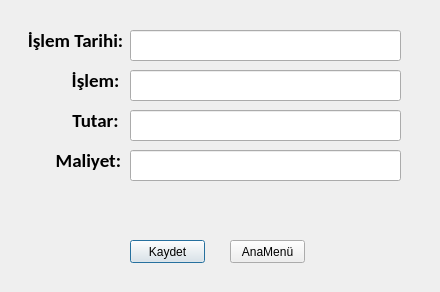
<?xml version="1.0" encoding="UTF-8"?>
<ui version="4.0">
 <class>teknik_servis</class>
 <widget class="QDialog" name="teknik_servis">
  <property name="geometry">
   <rect>
    <x>0</x>
    <y>0</y>
    <width>440</width>
    <height>292</height>
   </rect>
  </property>
  <property name="windowTitle">
   <string>Teknik Servis Formu</string>
  </property>
  <widget class="QLabel" name="label_7">
   <property name="geometry">
    <rect>
     <x>10</x>
     <y>20</y>
     <width>131</width>
     <height>41</height>
    </rect>
   </property>
   <property name="font">
    <font>
     <family>Calibri</family>
     <pointsize>14</pointsize>
     <weight>75</weight>
     <bold>true</bold>
    </font>
   </property>
   <property name="text">
    <string>İşlem Tarihi:</string>
   </property>
   <property name="alignment">
    <set>Qt::AlignCenter</set>
   </property>
  </widget>
  <widget class="QLabel" name="label_8">
   <property name="geometry">
    <rect>
     <x>30</x>
     <y>60</y>
     <width>131</width>
     <height>41</height>
    </rect>
   </property>
   <property name="font">
    <font>
     <family>Calibri</family>
     <pointsize>14</pointsize>
     <weight>75</weight>
     <bold>true</bold>
    </font>
   </property>
   <property name="text">
    <string>İşlem:</string>
   </property>
   <property name="alignment">
    <set>Qt::AlignCenter</set>
   </property>
  </widget>
  <widget class="QLabel" name="label_9">
   <property name="geometry">
    <rect>
     <x>30</x>
     <y>100</y>
     <width>131</width>
     <height>41</height>
    </rect>
   </property>
   <property name="font">
    <font>
     <family>Calibri</family>
     <pointsize>14</pointsize>
     <weight>75</weight>
     <bold>true</bold>
    </font>
   </property>
   <property name="text">
    <string>Tutar:</string>
   </property>
   <property name="alignment">
    <set>Qt::AlignCenter</set>
   </property>
  </widget>
  <widget class="QLabel" name="label_10">
   <property name="geometry">
    <rect>
     <x>-10</x>
     <y>140</y>
     <width>131</width>
     <height>41</height>
    </rect>
   </property>
   <property name="font">
    <font>
     <family>Calibri</family>
     <pointsize>14</pointsize>
     <weight>75</weight>
     <bold>true</bold>
    </font>
   </property>
   <property name="text">
    <string>Maliyet:</string>
   </property>
   <property name="alignment">
    <set>Qt::AlignRight|Qt::AlignTrailing|Qt::AlignVCenter</set>
   </property>
  </widget>
  <widget class="QLineEdit" name="txt_tarih">
   <property name="geometry">
    <rect>
     <x>130</x>
     <y>30</y>
     <width>271</width>
     <height>31</height>
    </rect>
   </property>
  </widget>
  <widget class="QLineEdit" name="txt_islem">
   <property name="geometry">
    <rect>
     <x>130</x>
     <y>70</y>
     <width>271</width>
     <height>31</height>
    </rect>
   </property>
  </widget>
  <widget class="QLineEdit" name="txt_tutar">
   <property name="geometry">
    <rect>
     <x>130</x>
     <y>110</y>
     <width>271</width>
     <height>31</height>
    </rect>
   </property>
  </widget>
  <widget class="QLineEdit" name="txt_maliyet">
   <property name="geometry">
    <rect>
     <x>130</x>
     <y>150</y>
     <width>271</width>
     <height>31</height>
    </rect>
   </property>
  </widget>
  <widget class="QPushButton" name="btn_kaydet">
   <property name="geometry">
    <rect>
     <x>130</x>
     <y>240</y>
     <width>75</width>
     <height>23</height>
    </rect>
   </property>
   <property name="text">
    <string>Kaydet</string>
   </property>
  </widget>
  <widget class="QPushButton" name="btn_anamenu">
   <property name="geometry">
    <rect>
     <x>230</x>
     <y>240</y>
     <width>75</width>
     <height>23</height>
    </rect>
   </property>
   <property name="text">
    <string>AnaMenü</string>
   </property>
  </widget>
 </widget>
 <resources/>
 <connections/>
</ui>
